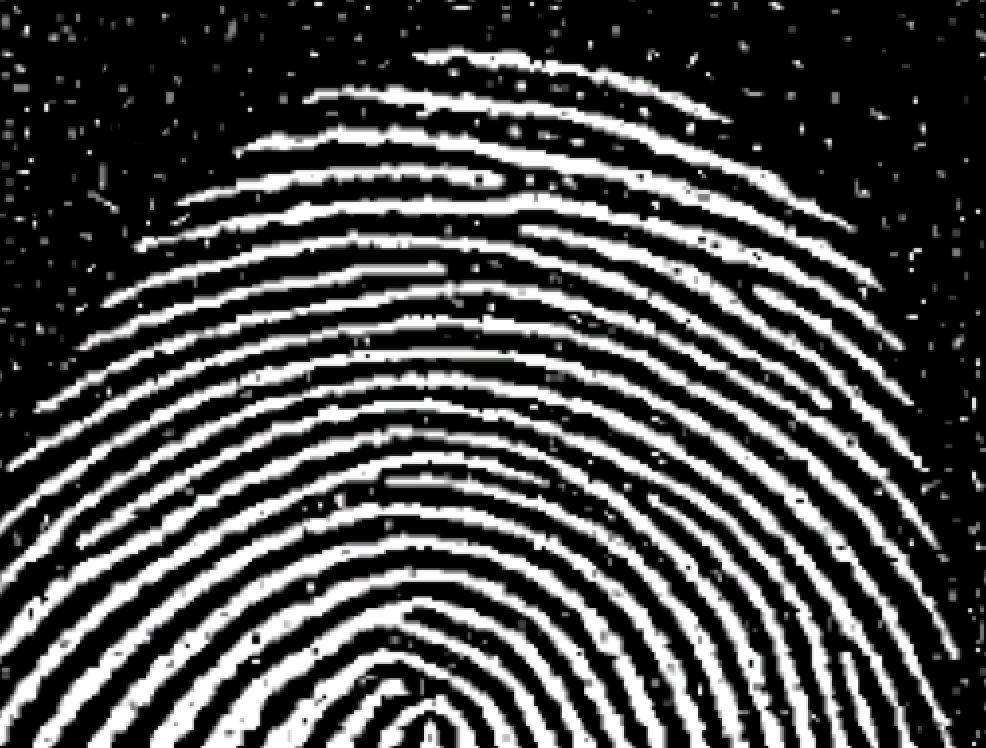
#> input picture Opening&Closing/fingerprint.png, 986 x 748 px
$ python 01.py
#> lines starting #> are read from the running program, lines starting #| are printed output that depends on the picture
# -*- coding: utf-8 -*-
# @Time    : 2021/2/4 1:29 下午
# @Author  : Yushuo Wang
# @FileName: 01.py
# @Software: PyCharm
# @Blog    ：https://lesliewongcv.github.io/

import cv2
import numpy as np


img = cv2.imread('fingerprint.png', 0)
#> img: shape (748, 986); min 0, max 254, mean 73.3
kernel = cv2.getStructuringElement(cv2.MORPH_RECT, (5, 5))
img_01 = cv2.morphologyEx(img, cv2.MORPH_OPEN, kernel)
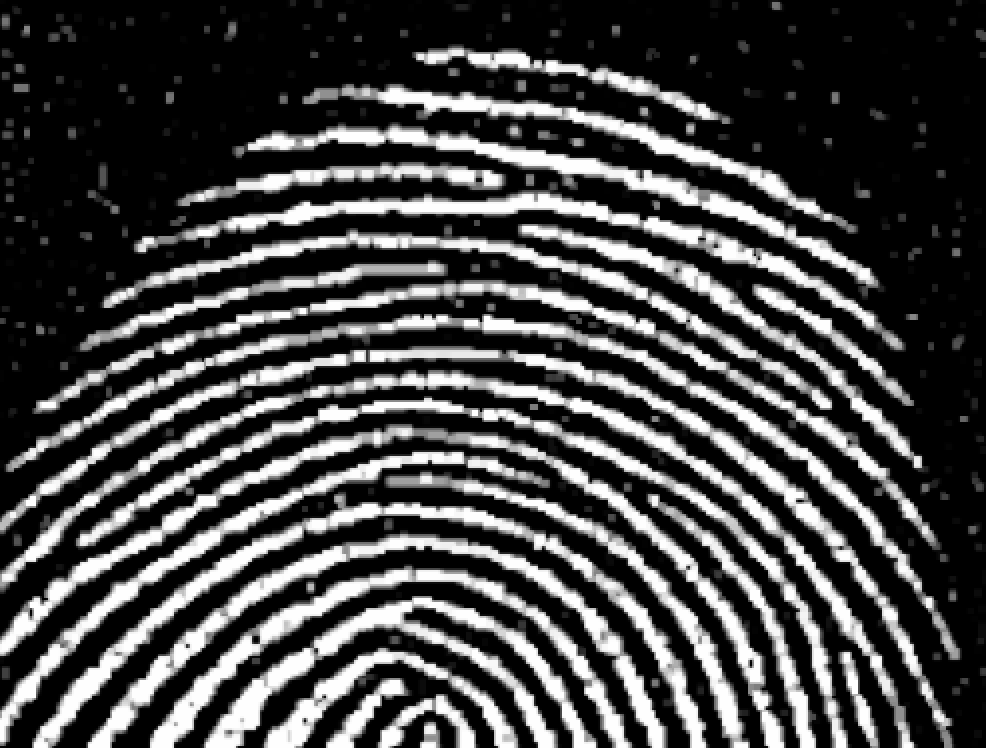
#> img_01: shape (748, 986); min 0, max 254, mean 70.3
img_02 = cv2.morphologyEx(img, cv2.MORPH_CLOSE, kernel)

img_O_C = cv2.morphologyEx(img_01, cv2.MORPH_CLOSE, kernel)
img_C_O = cv2.morphologyEx(img_02, cv2.MORPH_OPEN, kernel)

cv2.imwrite("img_O_C.png", img_O_C)
cv2.imwrite("img_C_O.png", img_C_O)
